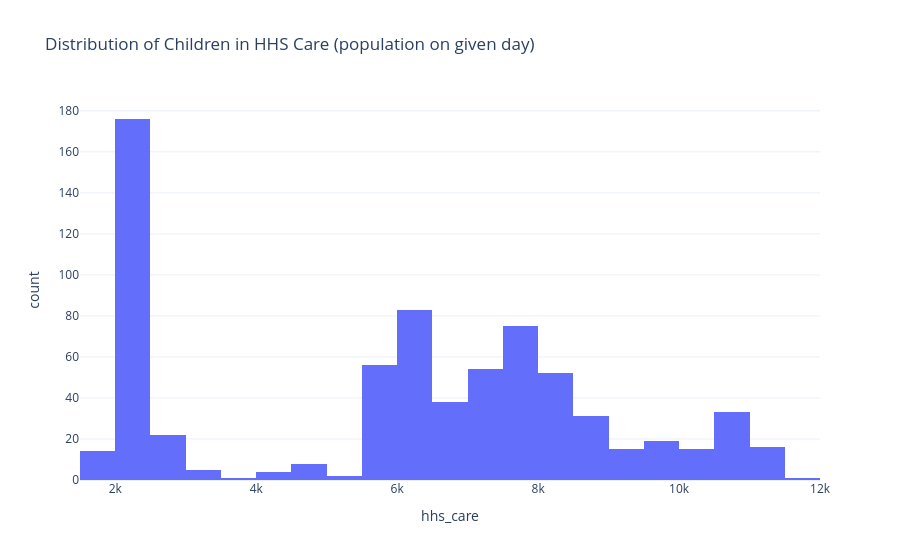

Source (notebook cell):
### Code cell
fig = px.histogram(df, x='hhs_care', nbins=40, title='Distribution of Children in HHS Care (population on given day)')
fig.show()

### Figure 1 — Plotly figure (JSON) as saved in the notebook; plotly's stock layout.template omitted (floating-point values rounded to 4 significant figures; data arrays with more than 128 entries replaced by an {"elided": "..."} marker saying what was removed)
{"data": [{"bingroup": "x", "hovertemplate": "hhs_care=%{x}<br>count=%{y}<extra></extra>", "legendgroup": "", "marker": {"color": "#636efa", "pattern": {"shape": ""}}, "name": "", "nbinsx": 40, "orientation": "v", "showlegend": false, "type": "histogram", "x": {"elided": "720 int values"}, "xaxis": "x", "yaxis": "y"}], "layout": {"barmode": "relative", "legend": {"tracegroupgap": 0}, "title": {"text": "Distribution of Children in HHS Care (population on given day)"}, "xaxis": {"anchor": "y", "domain": [0.0, 1.0], "title": {"text": "hhs_care"}}, "yaxis": {"anchor": "x", "domain": [0.0, 1.0], "title": {"text": "count"}}}}
